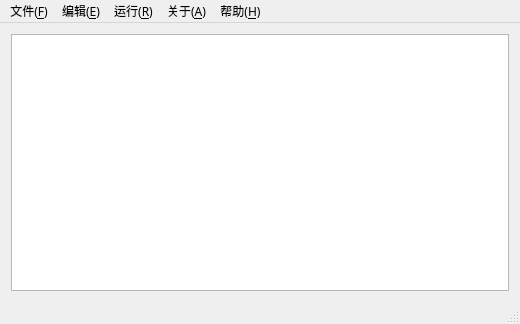
<?xml version="1.0" encoding="UTF-8"?>
<ui version="4.0">
 <class>NoteBook</class>
 <widget class="QMainWindow" name="NoteBook">
  <property name="geometry">
   <rect>
    <x>0</x>
    <y>0</y>
    <width>520</width>
    <height>324</height>
   </rect>
  </property>
  <property name="minimumSize">
   <size>
    <width>520</width>
    <height>324</height>
   </size>
  </property>
  <property name="font">
   <font>
    <family>微软雅黑</family>
   </font>
  </property>
  <property name="windowTitle">
   <string>NoteBook</string>
  </property>
  <property name="statusTip">
   <string>NoteBookPlus</string>
  </property>
  <widget class="QWidget" name="mainWidget">
   <layout class="QVBoxLayout" name="verticalLayout">
    <item>
     <widget class="QTextEdit" name="mainTextEdit">
      <property name="statusTip">
       <string>输入中...</string>
      </property>
     </widget>
    </item>
   </layout>
  </widget>
  <widget class="QMenuBar" name="mainMenuBar">
   <property name="geometry">
    <rect>
     <x>0</x>
     <y>0</y>
     <width>520</width>
     <height>23</height>
    </rect>
   </property>
   <widget class="QMenu" name="mainFileMenu">
    <property name="statusTip">
     <string>文件操作</string>
    </property>
    <property name="title">
     <string>文件(&amp;F)</string>
    </property>
    <addaction name="fileNewAction"/>
    <addaction name="fileOpenAction"/>
    <addaction name="fileSaveAction"/>
    <addaction name="fileSaveOtherAction"/>
    <addaction name="separator"/>
    <addaction name="fileExitAction"/>
   </widget>
   <widget class="QMenu" name="mainEditMenu">
    <property name="statusTip">
     <string>编辑操作</string>
    </property>
    <property name="title">
     <string>编辑(&amp;E)</string>
    </property>
    <addaction name="editUndoAction"/>
    <addaction name="separator"/>
    <addaction name="editCutAction"/>
    <addaction name="editCopyAction"/>
    <addaction name="editPasteAction"/>
    <addaction name="editDeleteAction"/>
    <addaction name="separator"/>
    <addaction name="editFindAction"/>
    <addaction name="editFindNextAction"/>
    <addaction name="editReplaceAction"/>
    <addaction name="editJumpAction"/>
    <addaction name="separator"/>
    <addaction name="editSelectAllAction"/>
    <addaction name="editTimeAction"/>
   </widget>
   <widget class="QMenu" name="mainAboutMenu">
    <property name="statusTip">
     <string>关于</string>
    </property>
    <property name="title">
     <string>关于(&amp;A)</string>
    </property>
    <addaction name="setSetingAction"/>
    <addaction name="aboutAboutAction"/>
   </widget>
   <widget class="QMenu" name="mainHelpMenu">
    <property name="statusTip">
     <string>帮助</string>
    </property>
    <property name="title">
     <string>帮助(&amp;H)</string>
    </property>
   </widget>
   <widget class="QMenu" name="mainRunMenu">
    <property name="statusTip">
     <string>运行程序</string>
    </property>
    <property name="title">
     <string>运行(&amp;R)</string>
    </property>
    <addaction name="runRunAction"/>
   </widget>
   <addaction name="mainFileMenu"/>
   <addaction name="mainEditMenu"/>
   <addaction name="mainRunMenu"/>
   <addaction name="mainAboutMenu"/>
   <addaction name="mainHelpMenu"/>
  </widget>
  <widget class="QStatusBar" name="mainStatuBar">
   <property name="statusTip">
    <string>状态栏</string>
   </property>
  </widget>
  <action name="fileNewAction">
   <property name="icon">
    <iconset resource="res.qrc">
     <normaloff>:/new/prefix1/source/picture/19.png</normaloff>:/new/prefix1/source/picture/19.png</iconset>
   </property>
   <property name="text">
    <string>新建(&amp;N)</string>
   </property>
   <property name="toolTip">
    <string>新建(N)</string>
   </property>
   <property name="statusTip">
    <string>新建文件操作</string>
   </property>
   <property name="shortcut">
    <string>Ctrl+N</string>
   </property>
  </action>
  <action name="fileOpenAction">
   <property name="icon">
    <iconset resource="res.qrc">
     <normaloff>:/new/prefix1/source/picture/30.png</normaloff>:/new/prefix1/source/picture/30.png</iconset>
   </property>
   <property name="text">
    <string>打开(&amp;O)...</string>
   </property>
   <property name="statusTip">
    <string>打开文件操作</string>
   </property>
   <property name="shortcut">
    <string>Ctrl+O</string>
   </property>
  </action>
  <action name="fileSaveAction">
   <property name="icon">
    <iconset resource="res.qrc">
     <normaloff>:/new/prefix1/source/picture/29.png</normaloff>:/new/prefix1/source/picture/29.png</iconset>
   </property>
   <property name="text">
    <string>保存(&amp;S)</string>
   </property>
   <property name="statusTip">
    <string>保存文件操作</string>
   </property>
   <property name="shortcut">
    <string>Ctrl+S</string>
   </property>
  </action>
  <action name="fileSaveOtherAction">
   <property name="icon">
    <iconset resource="res.qrc">
     <normaloff>:/new/prefix1/source/picture/29.png</normaloff>:/new/prefix1/source/picture/29.png</iconset>
   </property>
   <property name="text">
    <string>另存为(&amp;O)...</string>
   </property>
   <property name="statusTip">
    <string>将文件保存在其他路径</string>
   </property>
  </action>
  <action name="fileExitAction">
   <property name="icon">
    <iconset resource="res.qrc">
     <normaloff>:/new/prefix1/source/picture/19.png</normaloff>:/new/prefix1/source/picture/19.png</iconset>
   </property>
   <property name="text">
    <string>退出(&amp;E)</string>
   </property>
   <property name="statusTip">
    <string>退出NoteBookPlus</string>
   </property>
   <property name="shortcut">
    <string>Ctrl+E</string>
   </property>
  </action>
  <action name="editUndoAction">
   <property name="icon">
    <iconset resource="res.qrc">
     <normaloff>:/new/prefix1/source/picture/19.png</normaloff>:/new/prefix1/source/picture/19.png</iconset>
   </property>
   <property name="text">
    <string>撤消(&amp;U)</string>
   </property>
   <property name="iconText">
    <string>撤消(U)</string>
   </property>
   <property name="statusTip">
    <string>撤消上一步操作</string>
   </property>
   <property name="shortcut">
    <string>Ctrl+Z</string>
   </property>
  </action>
  <action name="editCutAction">
   <property name="icon">
    <iconset resource="res.qrc">
     <normaloff>:/new/prefix1/source/picture/19.png</normaloff>:/new/prefix1/source/picture/19.png</iconset>
   </property>
   <property name="text">
    <string>剪切(&amp;T)</string>
   </property>
   <property name="statusTip">
    <string>执行剪切文本操作</string>
   </property>
   <property name="shortcut">
    <string>Ctrl+X</string>
   </property>
  </action>
  <action name="editCopyAction">
   <property name="icon">
    <iconset resource="res.qrc">
     <normaloff>:/new/prefix1/source/picture/19.png</normaloff>:/new/prefix1/source/picture/19.png</iconset>
   </property>
   <property name="text">
    <string>复制(&amp;C)</string>
   </property>
   <property name="statusTip">
    <string>复制选中文本操作</string>
   </property>
   <property name="shortcut">
    <string>Ctrl+C</string>
   </property>
  </action>
  <action name="editPasteAction">
   <property name="icon">
    <iconset resource="res.qrc">
     <normaloff>:/new/prefix1/source/picture/19.png</normaloff>:/new/prefix1/source/picture/19.png</iconset>
   </property>
   <property name="text">
    <string>粘贴(&amp;P)</string>
   </property>
   <property name="toolTip">
    <string>粘贴(P)</string>
   </property>
   <property name="statusTip">
    <string>粘贴文本操作</string>
   </property>
   <property name="shortcut">
    <string>Ctrl+P</string>
   </property>
  </action>
  <action name="editDeleteAction">
   <property name="icon">
    <iconset resource="res.qrc">
     <normaloff>:/new/prefix1/source/picture/19.png</normaloff>:/new/prefix1/source/picture/19.png</iconset>
   </property>
   <property name="text">
    <string>删除(&amp;L)</string>
   </property>
   <property name="statusTip">
    <string>删除选中文本</string>
   </property>
   <property name="shortcut">
    <string>Ctrl+D</string>
   </property>
  </action>
  <action name="editFindAction">
   <property name="icon">
    <iconset resource="res.qrc">
     <normaloff>:/new/prefix1/source/picture/19.png</normaloff>:/new/prefix1/source/picture/19.png</iconset>
   </property>
   <property name="text">
    <string>查找(&amp;F)...</string>
   </property>
   <property name="statusTip">
    <string>查找关键字</string>
   </property>
   <property name="shortcut">
    <string>Ctrl+F</string>
   </property>
  </action>
  <action name="editFindNextAction">
   <property name="icon">
    <iconset resource="res.qrc">
     <normaloff>:/new/prefix1/source/picture/19.png</normaloff>:/new/prefix1/source/picture/19.png</iconset>
   </property>
   <property name="text">
    <string>查找下一个(&amp;N)...</string>
   </property>
   <property name="statusTip">
    <string>查找下一个关键字</string>
   </property>
  </action>
  <action name="editReplaceAction">
   <property name="icon">
    <iconset resource="res.qrc">
     <normaloff>:/new/prefix1/source/picture/19.png</normaloff>:/new/prefix1/source/picture/19.png</iconset>
   </property>
   <property name="text">
    <string>替换(&amp;R)...</string>
   </property>
   <property name="statusTip">
    <string>替换文本</string>
   </property>
  </action>
  <action name="editJumpAction">
   <property name="icon">
    <iconset resource="res.qrc">
     <normaloff>:/new/prefix1/source/picture/19.png</normaloff>:/new/prefix1/source/picture/19.png</iconset>
   </property>
   <property name="text">
    <string>转到(&amp;G)...</string>
   </property>
   <property name="statusTip">
    <string>转到指定位置</string>
   </property>
  </action>
  <action name="editSelectAllAction">
   <property name="icon">
    <iconset resource="res.qrc">
     <normaloff>:/new/prefix1/source/picture/19.png</normaloff>:/new/prefix1/source/picture/19.png</iconset>
   </property>
   <property name="text">
    <string>全选(&amp;A)</string>
   </property>
   <property name="statusTip">
    <string>选中当前打开的文件中所有字符</string>
   </property>
   <property name="shortcut">
    <string>Ctrl+A</string>
   </property>
  </action>
  <action name="editTimeAction">
   <property name="checkable">
    <bool>true</bool>
   </property>
   <property name="checked">
    <bool>true</bool>
   </property>
   <property name="icon">
    <iconset resource="res.qrc">
     <normaloff>:/new/prefix1/source/picture/19.png</normaloff>:/new/prefix1/source/picture/19.png</iconset>
   </property>
   <property name="text">
    <string>时间/日期(&amp;D)</string>
   </property>
   <property name="statusTip">
    <string>时间日期</string>
   </property>
  </action>
  <action name="setSetingAction">
   <property name="icon">
    <iconset resource="res.qrc">
     <normaloff>:/new/prefix1/source/picture/19.png</normaloff>:/new/prefix1/source/picture/19.png</iconset>
   </property>
   <property name="text">
    <string>设置</string>
   </property>
   <property name="statusTip">
    <string>设置</string>
   </property>
  </action>
  <action name="aboutAboutAction">
   <property name="icon">
    <iconset resource="res.qrc">
     <normaloff>:/new/prefix1/source/picture/25.png</normaloff>:/new/prefix1/source/picture/25.png</iconset>
   </property>
   <property name="text">
    <string>关于</string>
   </property>
   <property name="statusTip">
    <string>关于</string>
   </property>
  </action>
  <action name="runRunAction">
   <property name="icon">
    <iconset resource="res.qrc">
     <normaloff>:/new/prefix1/source/picture/19.png</normaloff>:/new/prefix1/source/picture/19.png</iconset>
   </property>
   <property name="text">
    <string>运行(&amp;R)</string>
   </property>
   <property name="statusTip">
    <string>可以运行c或者c++程序(需要MinGW支持)</string>
   </property>
   <property name="shortcut">
    <string>Ctrl+R</string>
   </property>
  </action>
 </widget>
 <layoutdefault spacing="6" margin="11"/>
 <resources>
  <include location="res.qrc"/>
 </resources>
 <connections/>
</ui>
